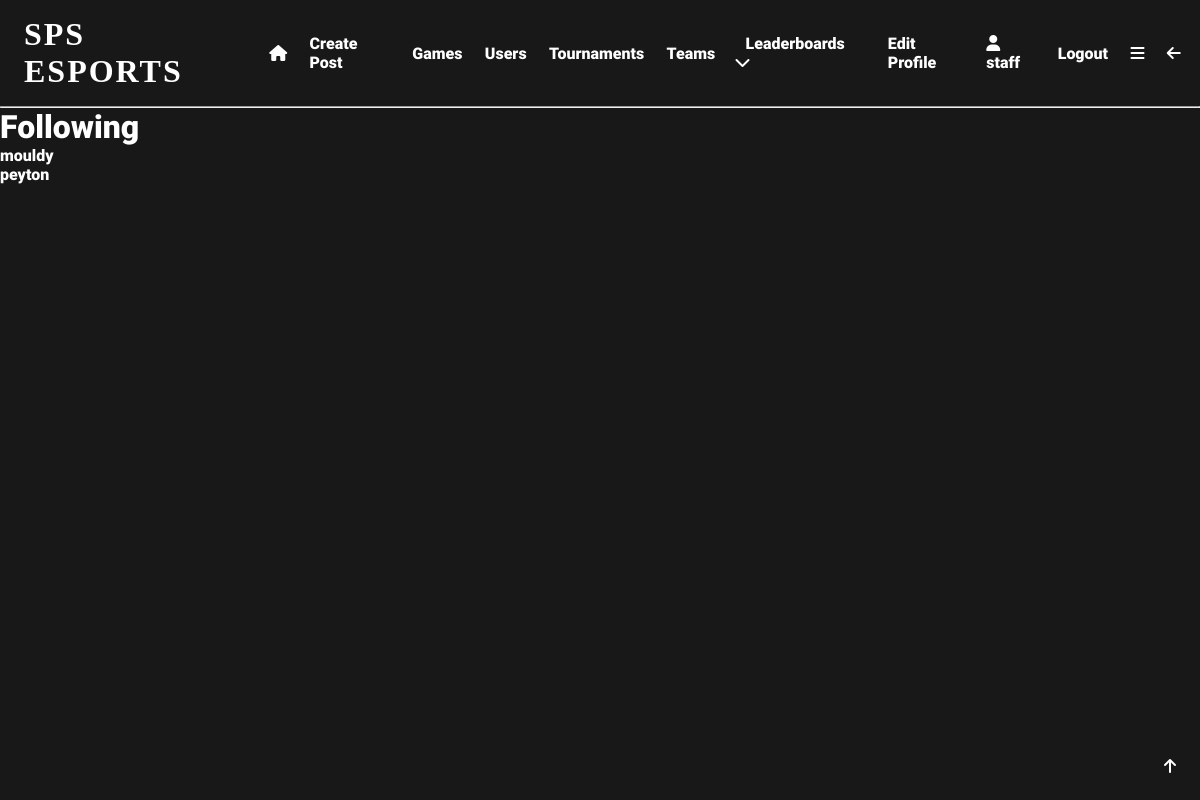
The app's page /following/tisha (signed in) with its own data.
### app/models.py (models this page shows, shortened)
class User(UserMixin, db.Model):
    user_id = db.Column(db.Integer, primary_key=True)
    username = db.Column(db.String(64), index=True, unique=True)
    email = db.Column(db.String(120), index=True, unique=True)
    password_hash = db.Column(db.String(128), nullable=False)
    pfp = db.Column(db.String(140))
    user_bio = db.Column(db.String(140), default='New to SPS eSports!!!')
    pronouns = db.Column(db.String(64), nullable=True)
    skill_level = db.Column(db.String(64), default='Unsure')
    role = db.Column(db.String(64))
    grade = db.Column(db.String(64), nullable=True, default='Unsure')
    availability = db.Column(db.String(140), default='Unsure')
    teams = db.relationship('Teams', back_populates='user')
    team_users = db.relationship('TeamUsers', back_populates='user')
    posts = db.relationship('Posts', back_populates='user')
    likes = db.relationship('Likes', back_populates='user')
    tournaments = db.relationship('Tournaments', back_populates='user')
    favourite_games = db.relationship('FavouriteGames', back_populates='user')
    tournament_users = db.relationship('TournamentUsers', back_populates='user')
    comments = db.relationship('Comments', back_populates='user')
    matches = db.relationship('Matches', back_populates='user')
    match_users = db.relationship('MatchUsers', back_populates='user')
    following = db.relationship('Following', backref='user', foreign_keys='Following.user_id')
    followed = db.relationship('Following', foreign_keys='Following.following_id')
    sponsor = db.relationship('SponsoredUsers', backref='user', foreign_keys='SponsoredUsers.sponsor_id')
    sponsored = db.relationship('SponsoredUsers', foreign_keys='SponsoredUsers.sponsored_id')

### app/routes.py (the view)
@app.route('/following/<username>')
@login_required
def following(username):
    user = User.query.filter_by(username=username).first_or_404()
    following = Following.query.filter_by(user_id=user.user_id).all()
    following_list = []
    for follow in following:
        follow = User.query.filter_by(user_id=follow.following_id).first()
        following_list.append(follow)
    return render_template('following.html', user=user, following=following_list)

### app/models.py (called while the page is built)
@login.user_loader
def load_user(user_id):
    return User.query.get(int(user_id))  # returns the user id as an integer

### app/templates/following.html
{% extends 'base.html' %}
{% block content %}
<h1>Following</h1>
{% if following %}
    <ul>
        {% for user in following %}
            <li><a href="{{url_for('user', username=user.username)}}">{{user.username}}</a></li>
        {% endfor %}
    </ul>
{% else %}
    <p>{{user.username}} doesn't follow anyone</p>
{% endif %}
{% endblock %}

### app/templates/base.html (shortened to what this page needs)
<!DOCTYPE html>
<html lang="en">
<head>
    <link rel="stylesheet" href="{{ url_for('static', filename='css/styles.css') }}">
</head>
<body>
  <div id="top" class="header">
      {% if current_user.is_anonymous %}
        <h1 onclick="location.href='login'">SPS ESPORTS</h1>
        <a href="{{ url_for('login') }}">Login</a>
        <a href="{{ url_for('register') }}">Register</a>
      {% else %}
        <h1 onclick="location.href='{{url_for('index')}}'">SPS ESPORTS</h1>
        <a href="{{ url_for('index') }}"><i class="fa-solid fa-house"></i></a>
        <a href="{{ url_for('create_post') }}">Create Post</a>
        <a href="{{ url_for('search') }}">Games</a>
        <a href="{{ url_for('user_search') }}">Users</a>
        <a href="{{ url_for('tournament_search') }}">Tournaments</a>
        <a href="{{url_for('team_search')}}">Teams</a>
        <div class="expand">
            <div class="expand-button">
                <a href="javascript:showDropdown()">Leaderboards  <i class="fa-solid fa-chevron-down"></i></a>
            </div>
        </div>
        <a href="{{ url_for('edit_profile') }}">Edit Profile</a>
        <a href="{{ url_for('user', username=current_user.username) }}"><i class="fa-solid fa-user"></i>   {{current_user.username}}</a>
        <a href="{{ url_for('logout') }}">Logout</a>
        <a href="javascript:showNavBar()"><i class="fa-solid fa-bars"></i></a>
        <a href="javascript:window.history.back();"><i class="fa-solid fa-arrow-left"></i></a>
      {% endif %}
  </div>
    <hr>
  <div class="topbutton">
    <a href="#top"><i class="fa-solid fa-arrow-up"></i></a>
  </div>
{% block content %} {% endblock %}
</body>
</html>

### app/static/css/styles.css (style rules this page uses)
* { margin: 0; padding: 0; box-sizing: border-box; scroll-behavior: smooth; scrollbar-width: thin; scrollbar-color: white var(--bg); }
body { background: var(--bg); color: white; }
:root { --accent: #e81c29; --bg: #181818; --bg2: #282828; --lightbg: rgba(255,255,255,0.05); }
.header { display:flex; align-items: center; padding: 1em 0.5em; }
.header a { padding: 0em 0.7em; font-family: 'Roboto'; font-size: 1em; text-decoration: none; transition: 0.5s; position: relative; transition: 0.3s; color: white; }
.header a::before { content: ''; position: absolute; width: 100%; height: 2px; left: 0; bottom: -2px; background-color: var(--accent); transform-origin: right; transform: scaleX(0); transition: transform 0.3s; }
.header h1 { box-shadow: inset 0 0 0 0 var(--bg); font-family: 'Nausea'; letter-spacing: 2px; padding: 0 0.5em; position: relative; transition: color 0.3s ease-in-out, box-shadow 0.3s ease-in-out; }
.expand { font-family: 'Roboto'; padding: 0.5em; position: relative; }
h1 { font-family: 'Roboto'; font-size: 2em; }
.topbutton { position: fixed; bottom: 1em; right: 1em; padding: 0.5em; border-radius: 50%; background-color: var(--bg); color: white; font-family: 'Roboto'; font-size: 1em; transition: 0.5s; }
a { color: white; text-decoration: none; transition: 0.5s; padding: 0.5em 0; position: relative; font-family: 'Roboto'; }
a::before { content: ''; position: absolute; width: 100%; height: 2px; left: 0; bottom: -2px; background-color: var(--accent); transform-origin: right; transform: scaleX(0); transition: transform 0.3s; }

### records on screen
User: username "staff"
User: username "mouldy"
User: username "peyton"
